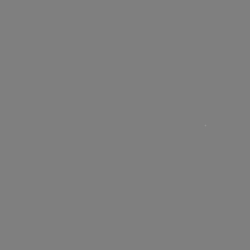
Frame 1 (no input)
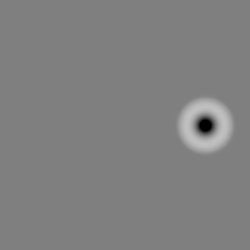
Frame 60 (the mouse pressed at the canvas centre just before this capture)
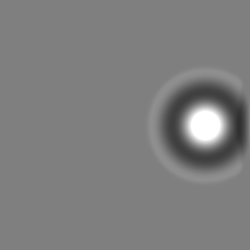
Frame 120 (the mouse held since frame 60 and released just before this capture)

The Processing sketch that drew these frames (run headless with seeded random() and noise(); from frame 60 on, the mouse is pressed at the canvas centre):

// Processing sketch: plate
// ── plate.pde
int xlen=250;
int ylen=250;

float[] u0 = new float[xlen*ylen];
float[] u1 = new float[xlen*ylen];
float[] u2 = new float[xlen*ylen];
float[] m = new float[xlen*ylen];

float phase=0;

void setup() 
{
  size(250, 250);
  noStroke();
  frameRate(50);
  smooth();

  background(00);

  // init mass distribution
  for(int dy=1;dy<ylen-1;dy++){
    for(int dx=1;dx<xlen-1;dx++){
      m[dx+(dy)*ylen]=0.0;
    }
  }    
  // init disk
  for(int dy=1;dy<ylen-1;dy++){
    for(int dx=1;dx<xlen-1;dx++){
      float ax=dx-xlen/2;
      float ay=dy-ylen/2;
      if(sqrt(ax*ax+ay*ay)<ylen/2)
        m[dx+(dy)*ylen]=1.0;
    }
  }    

  // insert double slit
  /*
  for(int dy=0;dy<ylen/2-20;dy++){
    for(int dx=xlen/2-5;dx<xlen/2+5;dx++){
      m[dx+(dy)*ylen]=0.991;
    }
  }
  for(int dy=ylen/2-10;dy<ylen/2+10;dy++){
    for(int dx=xlen/2-5;dx<xlen/2+5;dx++){
      m[dx+(dy)*ylen]=0.01;
    }
  }      
  for(int dy=ylen/2+20;dy<ylen;dy++){
    for(int dx=xlen/2-5;dx<xlen/2+5;dx++){
      m[dx+(dy)*ylen]=0.991;
    }
  } 
  */  
}

void draw() 
{
  float gamma=0.25;
  float c0=0.9973172;
  
  // calculate so0rce
  phase += 0.0765;
  
  if(phase>2*3.141592653)
    phase -= 2*3.141592653;

  u1[xlen/2+80+(ylen/2)*ylen] += 500*sin(phase);
  //u1[xlen/2-80+(ylen/2)*ylen] -= 100*sin(phase);

  // iterate displacement
  for(int dy=1;dy<ylen-1;dy++){
    for(int dx=1;dx<xlen-1;dx++){
      float grid=u1[dx+1+(dy)*ylen]+
                 u1[dx-1+(dy)*ylen]+
                 u1[dx+(dy+1)*ylen]+
                 u1[dx+(dy-1)*ylen]-
                 4*u1[dx+(dy)*ylen];
      u0[dx+dy*ylen]=2*u1[dx+dy*ylen]-u2[dx+dy*ylen]+
                     gamma*(grid);
    }
  }
  
  for(int i=0; i<(xlen*ylen); i++){
    u2[i]=u1[i];
    u1[i]=c0*u0[i]*m[i];
  }
  
  // update graphics
  background(00);  
  loadPixels();  
  for(int dy=0; dy<ylen; dy++){
    color c;
    int yval;
    for(int dx=0; dx<xlen; dx++){
      yval=(int)(u0[dx+dy*ylen]*0.5+0.5*255);    
      if(yval>255)
        yval=255;
      else if(yval<0)
        yval=0;
      c=color(yval,yval,yval);
      pixels[dx+dy*ylen] = c;
    }
  }
  updatePixels();
}
